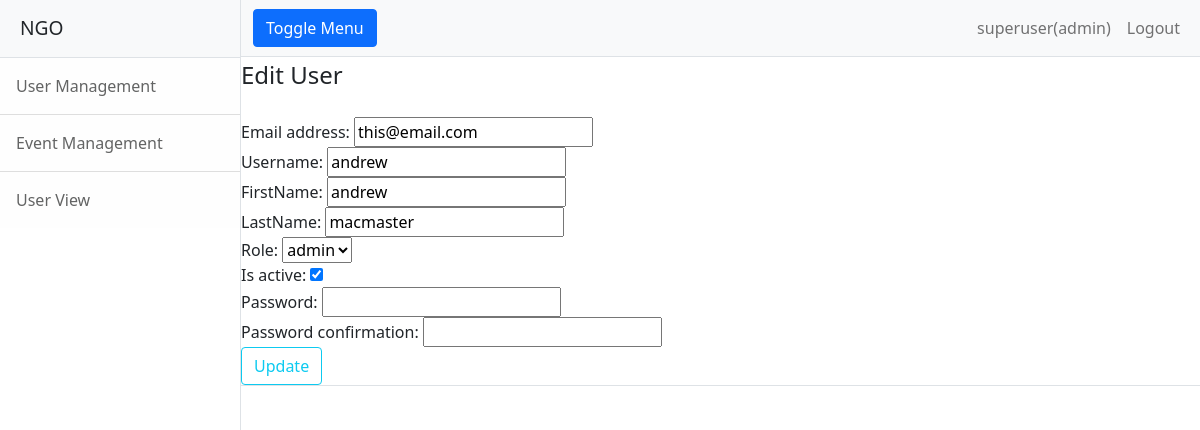
Screenshot of /users/6/update/ (signed in) with the database file from the repository.
### UserApp/models.py (models this page shows, shortened)
class CustomUser(AbstractBaseUser, PermissionsMixin):
    email = models.EmailField(_('email address'), unique=True)
    username = models.CharField(max_length=150, unique=True)
    firstName=models.CharField(max_length=40)
    lastName=models.CharField(max_length=40)
    role=models.CharField(max_length=40, default="user", choices = ROLE_CHOICES)
    is_staff = models.BooleanField(default=False)
    is_active = models.BooleanField(default=True)
    objects = CustomAccountManager()
    USERNAME_FIELD = 'username'
    REQUIRED_FIELDS = ["email", "firstName", "lastName", "role"]

### UserApp/views.py (the view, shortened to what this page needs)
# urls.py: path("<int:pk>/update/", UserUpdateView.as_view(), name="users-update"),
class UserUpdateView(LoginRequiredMixin, UpdateView):
	model = CustomUser
	form_class = updateUser_form
	template_name = 'UserApp/customuser_update.html'
	context_object_name = 'user'
	def dispatch(self, request, *args, **kwargs):
		if not request.user.role=="admin":
			raise PermissionDenied()
		return super().dispatch(request, *args, **kwargs)

### UserApp/forms.py (shortened to what this page needs)
class updateUser_form(forms.ModelForm):
    password1 = forms.CharField(label='Password', widget=forms.PasswordInput)
    password2 = forms.CharField(label='Password confirmation', widget=forms.PasswordInput)
    """
    class Meta(UserCreationForm.Meta):
        model = CustomUser
        # fields = ('username', 'first_name', 'last_name', 'email', 'password1', 'password2', )
        fields = UserCreationForm.Meta.fields + ("email", "username",'firstName', 'lastName', 'role', "password1", "password2")
    """
    class Meta:
        model = CustomUser
        fields = ('email', 'username', 'firstName', 'lastName', "role", 'is_active')

### UserApp/templates/UserApp/customuser_update.html (shortened to what this page needs)
{% extends "UserApp/base.html" %}
{% block content %}
  <div class="content-section">
    <form method="POST">
      <fieldset class="form-group">
        <legend class="border-bttom mb-4">Edit User</legend>
        {% for field in form %}
        <div class="fieldWrapper">
            {{ field.label_tag }} {{ field }}
        </div>
        {% endfor %}
      </fieldset>
      <div class="form-group">
        <button class="btn btn-outline-info" type="submit"> Update</button>
      </div>
    </form>
    <div class="border-top pt-3">
    </div>
  </div>
{% endblock content %}

### UserApp/templates/UserApp/base.html (shortened to what this page needs)
{% load static %}
<!DOCTYPE html>
<html lang="en">
    <head>
        <link href="{% static 'css/styles.css' %}" rel="stylesheet" />
    </head>
    <body>
        <div class="d-flex" id="wrapper">
            <div class="border-end bg-white" id="sidebar-wrapper">
                <div class="sidebar-heading border-bottom bg-light">NGO</div>
                <div class="list-group list-group-flush">
                    {% if user.is_authenticated %}
                      {% if user.role == "admin" %}
                        <a class="list-group-item list-group-item-action list-group-item-light p-3" href="{% url 'users-list' %}">User Management</a>
                        <a class="list-group-item list-group-item-action list-group-item-light p-3" href="{% url 'events-list' %}">Event Management</a>
                        <a class="list-group-item list-group-item-action list-group-item-light p-3" href="#!">User View</a>
                      {% endif %}
                    {% else %}
                    <a class="list-group-item list-group-item-action list-group-item-light p-3" href="#!">Event </a>
                    {% endif %}
                </div>
            </div>
            <div id="page-content-wrapper">
                <nav class="navbar navbar-expand-lg navbar-light bg-light border-bottom">
                    <div class="container-fluid">
                        <button class="btn btn-primary" id="sidebarToggle">Toggle Menu</button>
                        <div class="collapse navbar-collapse" id="navbarSupportedContent">
                            <ul class="navbar-nav ms-auto mt-2 mt-lg-0">
                                {% if user.is_authenticated %}
                                  <li class="nav-item active"><a class="nav-link" href="#!">{{ request.user.username }}({{ user.role }})</a></li>
                                  <a class="nav-item nav-link" href="{% url 'logout' %}">Logout</a>
                                {% else %}
                                  <a class="nav-item nav-link" href="{% url 'login' %}">Login</a>
                                {% endif %}
                            </ul>
                        </div>
                    </div>
                </nav>
                {% block content %}{% endblock %}
            </div>
        </div>
    </body>
</html>

### rows the page displays
CustomUser: user.username "superuser"
CustomUser: role "admin", form "this@email.com" "andrew" "andrew" "macmaster" "admin" "☑"

### other values shown
{{ field.label_tag }} "Email address:" "Username:" "FirstName:" "LastName:" "Role:" "Is active:" "Password:" "Password confirmation:"
